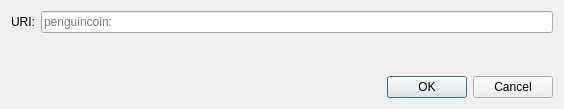
<?xml version="1.0" encoding="UTF-8"?>
<ui version="4.0">
 <class>OpenURIDialog</class>
 <widget class="QDialog" name="OpenURIDialog">
  <property name="geometry">
   <rect>
    <x>0</x>
    <y>0</y>
    <width>564</width>
    <height>109</height>
   </rect>
  </property>
  <property name="windowTitle">
   <string>Open penguincoin URI</string>
  </property>
  <layout class="QVBoxLayout" name="verticalLayout">
   <item>
    <layout class="QHBoxLayout" name="horizontalLayout">
     <item>
      <widget class="QLabel" name="label">
       <property name="text">
        <string>URI:</string>
       </property>
      </widget>
     </item>
     <item>
      <widget class="QValidatedLineEdit" name="uriEdit">
       <property name="placeholderText">
        <string notr="true">penguincoin:</string>
       </property>
      </widget>
     </item>
    </layout>
   </item>
   <item>
    <spacer name="verticalSpacer">
     <property name="orientation">
      <enum>Qt::Vertical</enum>
     </property>
     <property name="sizeHint" stdset="0">
      <size>
       <width>20</width>
       <height>40</height>
      </size>
     </property>
    </spacer>
   </item>
   <item>
    <widget class="QDialogButtonBox" name="buttonBox">
     <property name="orientation">
      <enum>Qt::Horizontal</enum>
     </property>
     <property name="standardButtons">
      <set>QDialogButtonBox::Cancel|QDialogButtonBox::Ok</set>
     </property>
    </widget>
   </item>
  </layout>
 </widget>
 <customwidgets>
  <customwidget>
   <class>QValidatedLineEdit</class>
   <extends>QLineEdit</extends>
   <header>qt/qvalidatedlineedit.h</header>
  </customwidget>
 </customwidgets>
 <resources/>
 <connections>
  <connection>
   <sender>buttonBox</sender>
   <signal>accepted()</signal>
   <receiver>OpenURIDialog</receiver>
   <slot>accept()</slot>
   <hints>
    <hint type="sourcelabel">
     <x>248</x>
     <y>254</y>
    </hint>
    <hint type="destinationlabel">
     <x>157</x>
     <y>274</y>
    </hint>
   </hints>
  </connection>
  <connection>
   <sender>buttonBox</sender>
   <signal>rejected()</signal>
   <receiver>OpenURIDialog</receiver>
   <slot>reject()</slot>
   <hints>
    <hint type="sourcelabel">
     <x>316</x>
     <y>260</y>
    </hint>
    <hint type="destinationlabel">
     <x>286</x>
     <y>274</y>
    </hint>
   </hints>
  </connection>
 </connections>
</ui>
